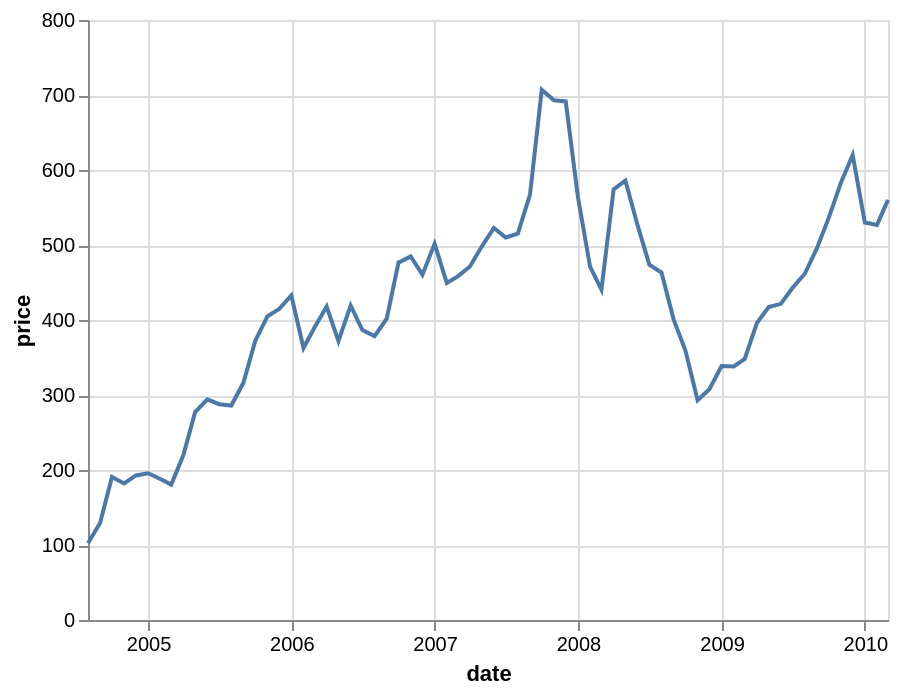

Write the Vega-Lite specification saved for this chart.
### Vega-Lite specification from a JSON file in a GitHub repository (floating-point values rounded to 4 significant figures; data arrays with more than 128 entries replaced by an {"elided": "..."} marker saying what was removed)
{"$schema": "https://vega.github.io/schema/vega-lite/v4.json", "description": "A line chart with text cursor to indicate the brush selection. The cursor changes to pointer on the mark as it can be moved with drag&drop.", "data": {"values": {"elided": "560 records"}}, "transform": [{"filter": "datum.symbol==='GOOG'"}], "mark": "line", "width": 400, "encoding": {"x": {"field": "date", "type": "temporal"}, "y": {"field": "price", "type": "quantitative"}}, "selection": {"brush": {"type": "interval", "encodings": ["x"], "mark": {"cursor": "pointer"}}}, "view": {"cursor": "text"}}
